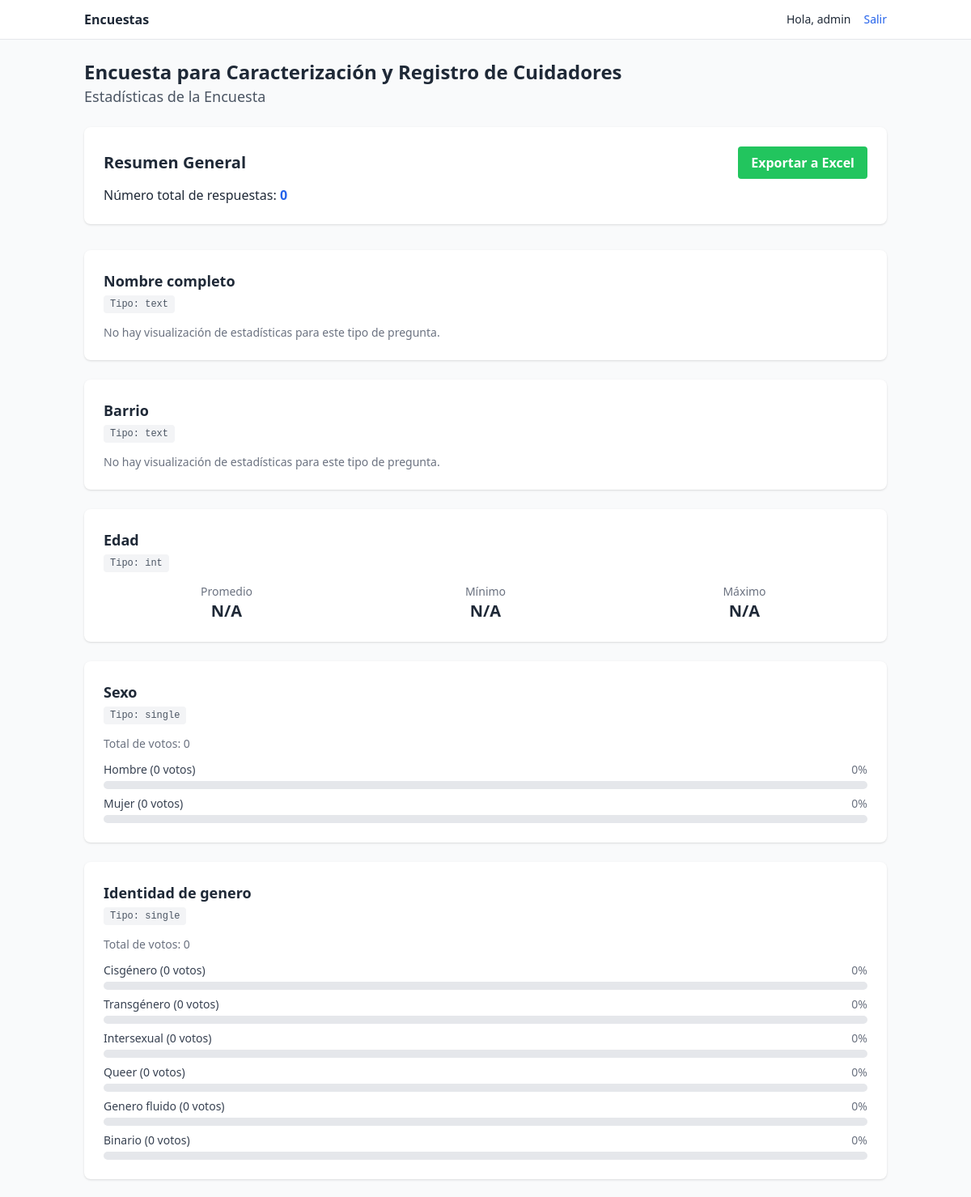
Screenshot of /stats/encuesta-para-caracterizacion-y-registro-de-cuidadores/ (signed in, upper part) with the database file from the repository.
### surveys/models.py (models this page shows, shortened)
class Survey(models.Model):
    name = models.CharField(max_length=200, unique=True)
    description = models.TextField(blank=True)
    code = models.SlugField(max_length=80, unique=True)
    is_active = models.BooleanField(default=True)
    created_at = models.DateTimeField(auto_now_add=True)
    require_token = models.BooleanField(default=False)

class Question(models.Model):
    section = models.ForeignKey(Section, on_delete=models.CASCADE, related_name="questions")
    code = models.SlugField(max_length=80)
    text = models.TextField()
    help_text = models.TextField(blank=True)
    qtype = models.CharField(max_length=10, choices=QuestionType.choices, default=QuestionType.TEXT)
    required = models.BooleanField(default=True)
    order = models.PositiveIntegerField(default=1)
    max_choices = models.PositiveIntegerField(default=0, help_text="0 = sin límite")
    ubicaciones = models.ManyToManyField(Ubicacion, blank=True, related_name="questions")
    single_choice_display = models.CharField(
        max_length=10,
        choices=SingleChoiceDisplayType.choices,
        default=SingleChoiceDisplayType.RADIO,
        help_text="Solo para preguntas de opción única (single)"
    )
    depends_on = models.ForeignKey(
        'self',
        on_delete=models.SET_NULL,
        null=True,
        blank=True,
        related_name='dependent_questions',
        help_text="La pregunta de la que esta depende"
    )
    depends_on_option = models.ForeignKey(
        'surveys.Option',
        on_delete=models.SET_NULL,
        null=True,
        blank=True,
        related_name='triggering_questions',
        help_text="La opción que activa esta pregunta"
    )
    depends_on_value_min = models.DecimalField(max_digits=10, decimal_places=2, null=True, blank=True, help_text="Valor mínimo para activar la pregunta (para respuestas numéricas)")
    depends_on_value_max = models.DecimalField(max_digits=10, decimal_places=2, null=True, blank=True, help_text="Valor máximo para activar la pregunta (para respuestas numéricas)")
    copy_from = models.CharField(max_length=100, blank=True, help_text="Nombre del campo del cual copiar la respuesta (ej. 'identificacion' o 'question_123').")
    copy_text_from = models.BooleanField(default=False, help_text="Si se marca, el texto de la pregunta se copiará del campo seleccionado.")
    min_value = models.IntegerField(null=True, blank=True, help_text="Valor mínimo para preguntas de tipo entero.")
    max_value = models.IntegerField(null=True, blank=True, help_text="Valor máximo para preguntas de tipo entero.")
    other_text_label = models.CharField(
        max_length=100,
        blank=True,
        default="Especifique",
        help_text="Etiqueta para el campo de texto 'otro'."
    )
    class Meta:
        unique_together = ("section", "code")
        ordering = ["section__order", "order"]
        constraints = [
            CheckConstraint(
                check=Q(depends_on_option__isnull=True) | (Q(depends_on_value_min__isnull=True) & Q(depends_on_value_max__isnull=True)),
                name='option_or_value_dependency'
            )
        ]

class Option(models.Model):
    question = models.ForeignKey(Question, on_delete=models.CASCADE, related_name="options")
    code = models.SlugField(max_length=80)
    label = models.CharField(max_length=200)
    order = models.PositiveIntegerField(default=1)
    numeric_value = models.IntegerField(null=True, blank=True,
                                        validators=[MinValueValidator(0), MaxValueValidator(10)])
    is_other_trigger = models.BooleanField("Es la opción 'Otro'", default=False, help_text="Si se marca, esta opción mostrará un campo de texto adicional.")
    class Meta:
        unique_together = ("question", "code")
        ordering = ["order"]

### surveys/views.py (the view, shortened to what this page needs)
# urls.py: path("stats/<slug:survey_code>/", views.survey_stats_view, name="stats"),
@login_required
def survey_stats_view(request, survey_code):
    if not request.user.is_staff:
        messages.error(request, "Acceso no autorizado.")
        return redirect('surveys:list')
    survey = get_object_or_404(Survey, code=survey_code)
    response_count = ResponseSet.objects.filter(survey=survey).count()
    questions = Question.objects.filter(section__survey=survey).order_by('section__order', 'order')
    stats_data = []
    for q in questions:
        q_stats = {
            'text': q.text,
            'type': q.qtype,
            'data': None
        }
        if q.qtype in [QuestionType.SINGLE, QuestionType.MULTI, QuestionType.LIKERT]:
            options_with_counts = []
            options = q.options.all().annotate(count=Count('selected_in')).order_by('-count')
            total_votes = sum(opt.count for opt in options)
            for option in options:
                percentage = (option.count / total_votes * 100) if total_votes > 0 else 0
                options_with_counts.append({
                    'label': option.label,
                    'count': option.count,
                    'percentage': round(percentage, 2)
                })
            q_stats['data'] = {'options': options_with_counts, 'total_votes': total_votes}
        elif q.qtype in [QuestionType.INTEGER, QuestionType.DECIMAL]:
            agg_field = 'integer_answer' if q.qtype == QuestionType.INTEGER else 'decimal_answer'
            result = Answer.objects.filter(question=q, response__survey=survey).aggregate(
                avg=Avg(agg_field),
                min=Min(agg_field),
                max=Max(agg_field)
            )
            if result['avg'] is not None:
                result['avg'] = round(result['avg'], 2)
            q_stats['data'] = result
        stats_data.append(q_stats)
    context = {
        'survey': survey,
        'response_count': response_count,
        'stats_data': stats_data
    }
    return render(request, 'surveys/survey_stats.html', context)

### surveys/templates/surveys/survey_stats.html (shortened to what this page needs)
{% extends "surveys/base.html" %}
{% block content %}
<div class="mb-6">
  <h1 class="text-2xl font-bold">{{ survey.name }}</h1>
  <p class="text-lg text-gray-600">Estadísticas de la Encuesta</p>
</div>
<div class="bg-white p-6 rounded-lg shadow mb-8">
  <div class="flex justify-between items-center">
    <h2 class="text-xl font-semibold">Resumen General</h2>
    <a href="{% url 'surveys:export_excel' survey_code=survey.code %}" class="bg-green-500 hover:bg-green-700 text-white font-bold py-2 px-4 rounded">
        Exportar a Excel
    </a>
</div>
  <p class="mt-2">Número total de respuestas: <span class="font-bold text-blue-600">{{ response_count }}</span></p>
</div>
<div class="space-y-6">
  {% for question_stat in stats_data %}
    <div class="bg-white p-6 rounded-lg shadow">
      <h3 class="font-semibold text-lg">{{ question_stat.text }}</h3>
      <span class="text-xs font-mono bg-gray-100 text-gray-600 px-2 py-1 rounded">Tipo: {{ question_stat.type }}</span>
      <div class="mt-4">
        {% if question_stat.type == 'single' or question_stat.type == 'multi' or question_stat.type == 'likert' %}
          {% with stats=question_stat.data %}
            <p class="text-sm text-gray-500 mb-3">Total de votos: {{ stats.total_votes }}</p>
            <div class="space-y-2">
              {% for option in stats.options %}
                <div>
                  <div class="flex justify-between mb-1">
                    <span class="text-sm font-medium text-gray-700">{{ option.label }} ({{ option.count }} votos)</span>
                    <span class="text-sm font-medium text-gray-500">{{ option.percentage }}%</span>
                  </div>
                  <div class="w-full bg-gray-200 rounded-full h-2.5">
                  </div>
                </div>
              {% empty %}
                <p class="text-sm text-gray-500">Aún no hay respuestas para esta pregunta.</p>
              {% endfor %}
            </div>
          {% endwith %}
        {% elif question_stat.type == 'int' or question_stat.type == 'dec' %}
          {% with stats=question_stat.data %}
            <div class="grid grid-cols-3 gap-4 text-center">
              <div>
                <p class="text-sm text-gray-500">Promedio</p>
                <p class="text-xl font-bold">{{ stats.avg|default:"N/A" }}</p>
              </div>
              <div>
                <p class="text-sm text-gray-500">Mínimo</p>
                <p class="text-xl font-bold">{{ stats.min|default:"N/A" }}</p>
              </div>
              <div>
                <p class="text-sm text-gray-500">Máximo</p>
                <p class="text-xl font-bold">{{ stats.max|default:"N/A" }}</p>
              </div>
            </div>
          {% endwith %}
        {% else %}
          <p class="text-sm text-gray-500">No hay visualización de estadísticas para este tipo de pregunta.</p>
        {% endif %}
      </div>
    </div>
  {% endfor %}
</div>
{% endblock %}

### surveys/templates/surveys/base.html (shortened to what this page needs)
{% load static %}
<!doctype html>
<html lang="es">
<head>
  <script src="https://cdn.tailwindcss.com"></script>
</head>
<body class="bg-gray-50 text-gray-800">
  <nav class="bg-white border-b sticky top-0 z-10">
    <div class="max-w-5xl mx-auto px-4 py-3 flex items-center justify-between">
      <a href="{% url 'surveys:list' %}" class="flex items-center gap-2 font-semibold">
        Encuestas
      </a>
      <div class="flex items-center gap-4">
        {% if user.is_authenticated %}
          <span class="text-sm">Hola, {{ user.username }}</span>
          <a class="text-sm text-blue-600" href="{% url 'logout' %}">Salir</a>
        {% elif not public %}
          <a class="text-sm text-blue-600" href="{% url 'login' %}">Ingresar</a>
          <a class="text-sm text-blue-600" href="{% url 'signup' %}">Crear cuenta</a>
        {% endif %}
      </div>
    </div>
  </nav>
  <main class="max-w-5xl mx-auto px-4 py-6">
    {% block content %}{% endblock %}
  </main>
</body>
</html>

### rows the page displays
Survey: name "Encuesta para Caracterización y Registro de Cuidadores"
Question: text "Nombre completo", type "text"
Question: text "Barrio", type "text"
Question: text "Edad", type "int"
Question: text "Sexo", type "single"
Option: label "Hombre"
Option: label "Mujer"
Question: text "Identidad de genero", type "single"
Option: label "Cisgénero"
Option: label "Transgénero"
Option: label "Intersexual"
Option: label "Queer"
Option: label "Genero fluido"
Option: label "Binario"

### other values shown
{{ user.username }} "admin"
{{ response_count }} "0"
{{ stats.avg|default:"N/A" }} "N/A"
{{ stats.min|default:"N/A" }} "N/A"
{{ stats.max|default:"N/A" }} "N/A"
{{ stats.total_votes }} "0" "0"
{{ option.count }} "0" "0" "0" "0" "0" "0" "0" "0"
{{ option.percentage }} "0" "0" "0" "0" "0" "0" "0" "0"
